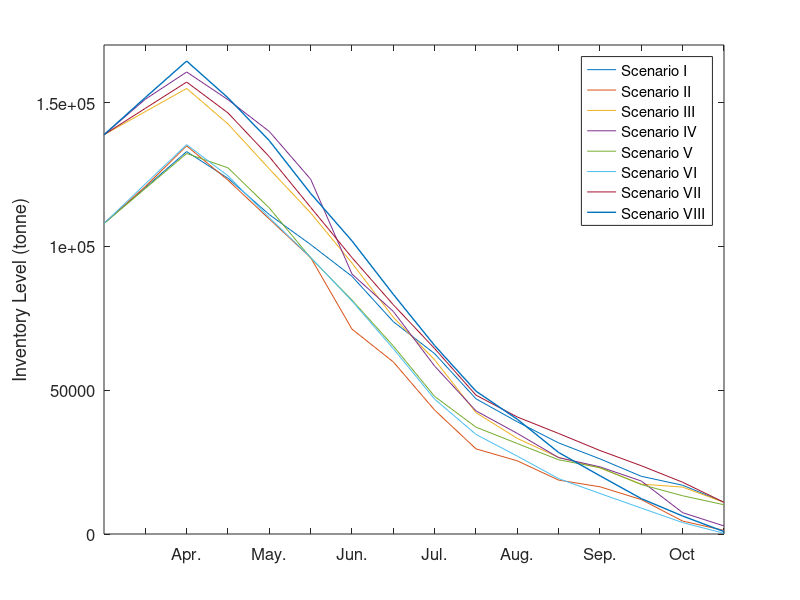

Reproduce this figure in MATLAB.
load('inv_results.mat');
plot(inv_results(:,1),inv_results(:,2),inv_results(:,1),inv_results(:,3),inv_results(:,1),inv_results(:,4),inv_results(:,1),inv_results(:,5),inv_results(:,1),inv_results(:,6),inv_results(:,1),inv_results(:,7),inv_results(:,1),inv_results(:,8),inv_results(:,1),inv_results(:,9),'LineWidth', 1.0);
ylabel('Inventory Level (tonne)');
legend('Scenario I','Scenario II', 'Scenario III', 'Scenario IV','Scenario V','Scenario VI','Scenario VII','Scenario VIII')
axis([0 15 0 170000])
hold off
set(gca,'xtick',1:15, 'xticklabel',{' ','Apr.',' ','May.',' ','Jun.',' ','Jul.',' ','Aug.',' ','Sep.',' ','Oct',' '});
set(gcf,'Position',[50 50 800 300]);
set(gca,'FontSize', 12);